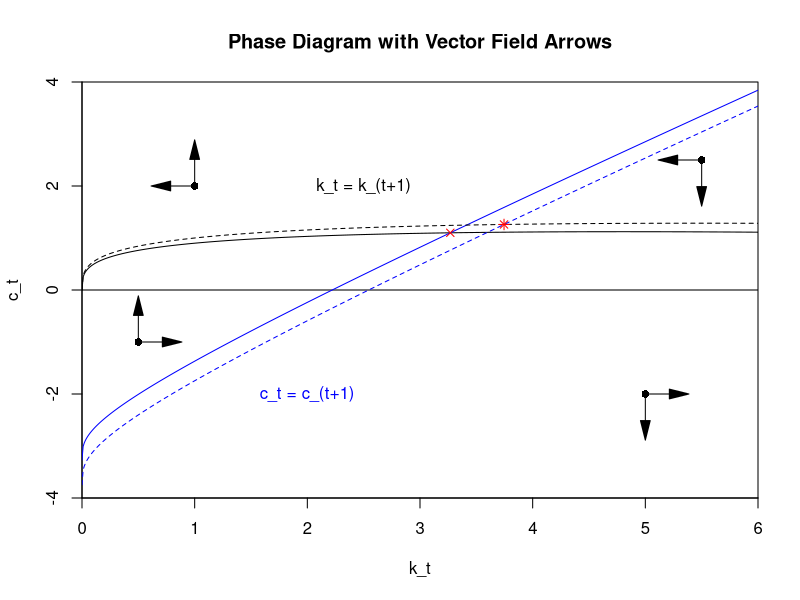
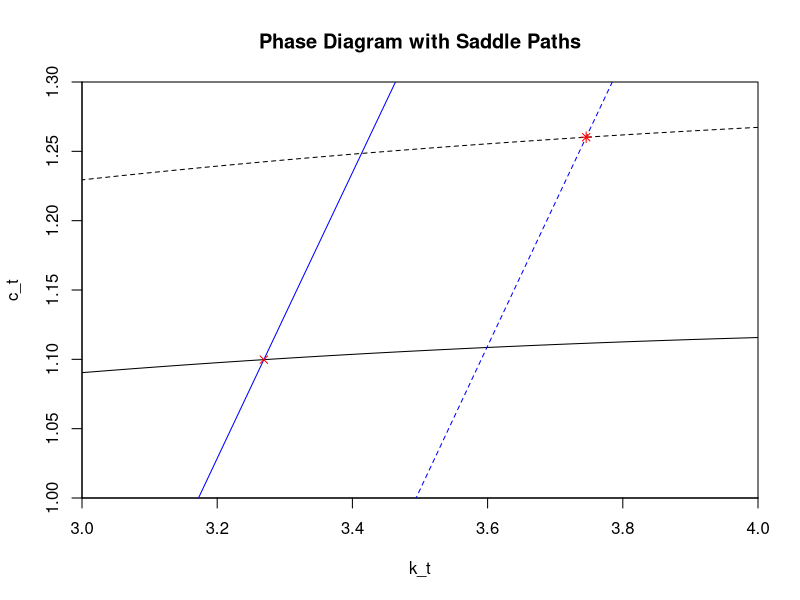

The R source for these figures, in order:
## ---- chunk 1
knitr::opts_chunk$set(echo = TRUE)
## ---- chunk 2

library(shape)

z <- 1
z2 <- 1.1
alpha <- 0.3
delta <- 0.1
beta <- 0.97

k_bar = (((beta^-1)-1+delta)/(z*alpha))^(1/(alpha-1))
c_bar = z * k_bar^alpha - delta * k_bar

k_bar2 = (((beta^-1)-1+delta)/(z2*alpha))^(1/(alpha-1))
c_bar2 = z2 * k_bar2^alpha - delta * k_bar2

k <- (0:1000)/100

delta_k_zero <- z*k^alpha-delta*k
delta_c_zero <- z*k^alpha+(1-delta)*k - k_bar

delta_k_zero2 <- z2*k^alpha-delta*k
delta_c_zero2 <- z2*k^alpha+(1-delta)*k - k_bar2

plot(1, type ="n", xlim=c(0, 6), ylim=c(-4, 4), xaxs="i", yaxs="i", xlab="k_t", ylab="c_t", main = "Phase Diagram with Vector Field Arrows")
abline(h=0)

lines(y=delta_k_zero, x=k, lty=1)
lines(y=delta_c_zero, x=k, lty=1, col = "blue")
lines(y=delta_k_zero2, x=k, lty=2)
lines(y=delta_c_zero2, x=k, lty=2, col = "blue")

x <- c(.5, 1, 5.5, 5)
y <- c(-1, 2, 2.5, -2)

points(x, y, pch=16)

Arrows(x0 = x, 
       y0 = y,
       x1 = x + .3*c(1, -1, -1, 1),
       y1 = y,
       arr.type = "triangle")

Arrows(x0 = x,
       y0 = y,
       x1 = x,
       y1 = y+ .7*c(1, 1, -1, -1),
       arr.type = "triangle")

text(x = 2.5, y = 2, labels = "k_t = k_(t+1)")
text(x = 2, y = -2, labels = "c_t = c_(t+1)", col="blue")

points(x=k_bar, y=c_bar, pch = 4, col = "red")
points(x=k_bar2, y=c_bar2, pch = 8, col = "red")

## ---- chunk 3

plot(1, type ="n", xlim=c(3, 4), ylim=c(1, 1.3), xaxs="i", yaxs="i", xlab="k_t", ylab="c_t",  main = "Phase Diagram with Saddle Paths")
abline(h=0)

lines(y=delta_k_zero, x=k, lty=1)
lines(y=delta_c_zero, x=k, lty=1, col = "blue")
lines(y=delta_k_zero2, x=k, lty=2)
lines(y=delta_c_zero2, x=k, lty=2, col = "blue")

text(x = 2.5, y = 2, labels = "k_t = k_(t+1)")
text(x = 2, y = -2, labels = "c_t = c_(t+1)", col="blue")

points(x=k_bar, y=c_bar, pch = 4, col = "red")
points(x=k_bar2, y=c_bar2, pch = 8, col = "red")

